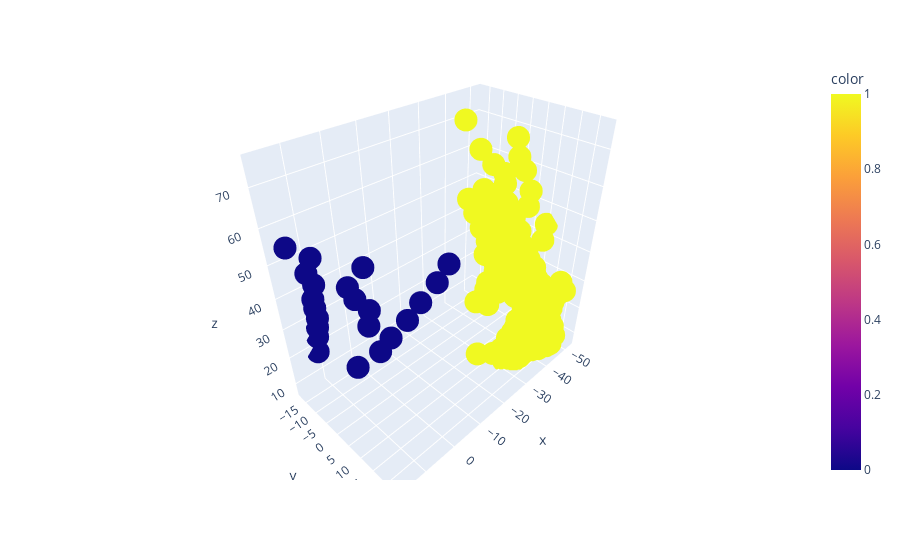

Here is the notebook cell this chart was saved with:
### Code cell
import pandas as pd
from sklearn.cluster import KMeans, DBSCAN, OPTICS
from sklearn.mixture import GaussianMixture

pd_data = pd.DataFrame(data=dict(R=lab_color[:, 2], G=lab_color[:, 1], B=lab_color[:, 0]))

dbscan = DBSCAN(eps=10, min_samples=2)
clusters = dbscan.fit(pd_data)
label = clusters.labels_

fig = px.scatter_3d(x=pd_data['R'], y=pd_data['G'], z=pd_data['B'], color=label, color_discrete_map="identity")
fig.show()
print(np.unique(label))

### Figure 1 — Plotly figure (JSON) as saved in the notebook; plotly's stock layout.template omitted (floating-point values rounded to 4 significant figures; data arrays with more than 128 entries replaced by an {"elided": "..."} marker saying what was removed)
{"data": [{"hovertemplate": "x=%{x}<br>y=%{y}<br>z=%{z}<br>color=%{marker.color}<extra></extra>", "legendgroup": "", "marker": {"color": {"elided": "228 int values"}, "coloraxis": "coloraxis", "symbol": "circle"}, "mode": "markers", "name": "", "scene": "scene", "showlegend": false, "type": "scatter3d", "x": {"elided": "228 float values"}, "y": {"elided": "228 float values"}, "z": {"elided": "228 float values"}}], "layout": {"coloraxis": {"colorbar": {"title": {"text": "color"}}, "colorscale": [[0, "#0d0887"], [0.1111, "#46039f"], [0.2222, "#7201a8"], [0.3333, "#9c179e"], [0.4444, "#bd3786"], [0.5556, "#d8576b"], [0.6667, "#ed7953"], [0.7778, "#fb9f3a"], [0.8889, "#fdca26"], [1, "#f0f921"]]}, "legend": {"tracegroupgap": 0}, "margin": {"t": 60}, "scene": {"domain": {"x": [0, 1], "y": [0, 1]}, "xaxis": {"title": {"text": "x"}}, "yaxis": {"title": {"text": "y"}}, "zaxis": {"title": {"text": "z"}}}}}
